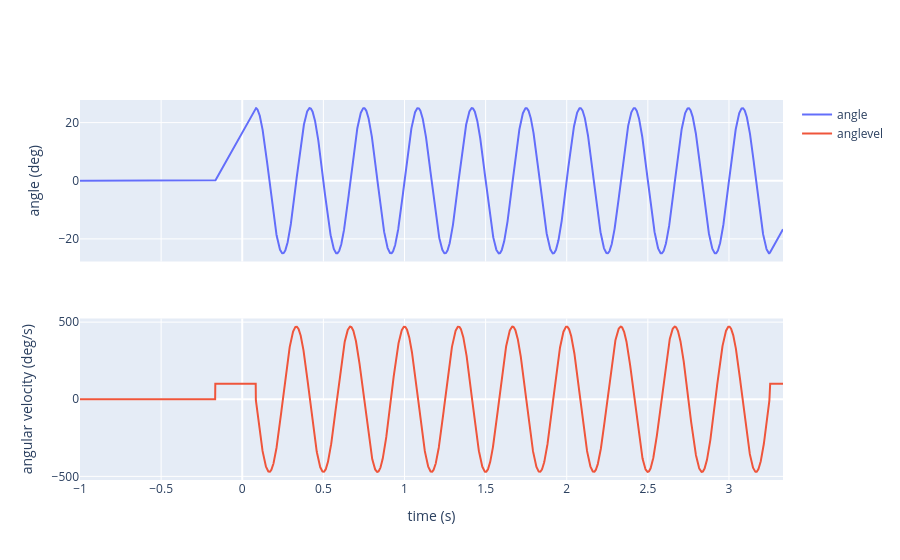

The notebook cell saved with this chart:
### Markdown cell above
and plot them:

### Code cell
fig = make_subplots(rows = 2, cols = 1,
                   shared_xaxes=True)
fig.add_trace(
    go.Scatter(x = t, y = angle, mode="lines", name="angle"),
    row=1, col=1)
fig.update_yaxes(title_text = "angle (deg)", row=1)

fig.add_trace(
    go.Scatter(x = t, y = anglevel, mode="lines", name="anglevel"),
    row=2, col=1)
fig.update_yaxes(title_text = "angular velocity (deg/s)", row=2)
fig.update_xaxes(title_text = "time (s)", row=2)

### Figure 1 — Plotly figure (JSON) as saved in the notebook; plotly's stock layout.template omitted (floating-point values rounded to 4 significant figures; data arrays with more than 128 entries replaced by an {"elided": "..."} marker saying what was removed)
{"data": [{"mode": "lines", "name": "angle", "type": "scatter", "x": {"elided": "4334 float values"}, "xaxis": "x", "y": {"elided": "4334 float values"}, "yaxis": "y"}, {"mode": "lines", "name": "anglevel", "type": "scatter", "x": {"elided": "4334 float values"}, "xaxis": "x2", "y": {"elided": "4334 float values"}, "yaxis": "y2"}], "layout": {"xaxis": {"anchor": "y", "domain": [0, 1], "matches": "x2", "showticklabels": false}, "xaxis2": {"anchor": "y2", "domain": [0, 1], "title": {"text": "time (s)"}}, "yaxis": {"anchor": "x", "domain": [0.575, 1], "title": {"text": "angle (deg)"}}, "yaxis2": {"anchor": "x2", "domain": [0, 0.425], "title": {"text": "angular velocity (deg/s)"}}}}
